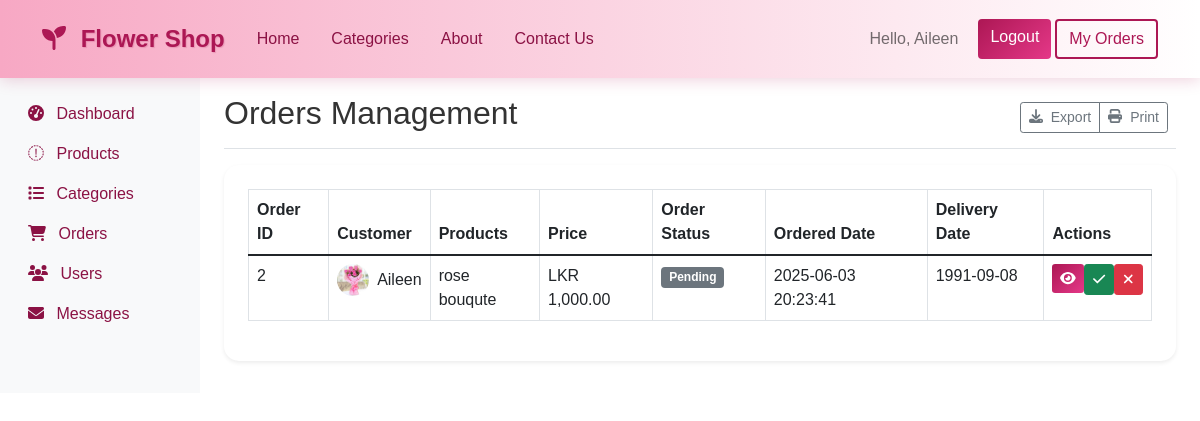
The app's page /admin/orders.php (signed in) with its own data.
### tables this page shows
CREATE TABLE `orders` (
  `id` int(11) NOT NULL,
  `product_id` int(11) NOT NULL,
  `user_id` int(11) NOT NULL,
  `name` varchar(100) NOT NULL,
  `email` varchar(100) NOT NULL,
  `phone` varchar(20) NOT NULL,
  `delivery_date` date NOT NULL,
  `message` text DEFAULT NULL,
  `status` varchar(50) DEFAULT 'pending',
  `created_at` timestamp NOT NULL DEFAULT current_timestamp()
);

CREATE TABLE `products` (
  `id` int(11) NOT NULL,
  `name` varchar(255) NOT NULL,
  `category_id` int(11) NOT NULL,
  `description` text NOT NULL,
  `sale_price` decimal(10,2) DEFAULT 0.00,
  `stock` int(11) NOT NULL DEFAULT 0,
  `main_image` varchar(255) DEFAULT NULL,
  `status` enum('active','inactive','out_of_stock') DEFAULT 'active',
  `created_at` timestamp NOT NULL DEFAULT current_timestamp(),
  `updated_at` timestamp NOT NULL DEFAULT current_timestamp() ON UPDATE current_timestamp()
);

CREATE TABLE `users` (
  `id` int(11) NOT NULL,
  `firstname` varchar(100) NOT NULL,
  `lastname` varchar(100) NOT NULL,
  `email` varchar(150) NOT NULL,
  `phone` varchar(20) NOT NULL,
  `password` varchar(255) NOT NULL,
  `role` enum('admin','user') NOT NULL DEFAULT 'user',
  `created_at` timestamp NOT NULL DEFAULT current_timestamp()
);

### admin/orders.php (the view, shortened to what this page needs)
<?php
include '../includes/header.php';
include '../includes/nav.php';
include '../config/db.php';
$sql = "SELECT
            o.id AS order_id,
            u.firstname AS customer_name,
            p.name AS product_name,
            p.main_image,
            p.sale_price,
            o.product_id,
            o.status,
            o.created_at,
            o.delivery_date
        FROM orders o
        JOIN users u ON o.user_id = u.id
        JOIN products p ON o.product_id = p.id
        ORDER BY o.created_at DESC";
$result = $conn->query($sql);
?>
<div class="container-fluid">
    <div class="row">
        <?php include 'includes/admin_sidebar.php'; ?>
        <main class="col-md-9 ms-sm-auto col-lg-10 px-md-4">
            <div class="d-flex justify-content-between flex-wrap flex-md-nowrap align-items-center pt-3 pb-2 mb-3 border-bottom">
                <h1 class="h2">Orders Management</h1>
                <div class="btn-toolbar mb-2 mb-md-0">
                    <div class="btn-group me-2">
                        <button type="button" class="btn btn-sm btn-outline-secondary">
                            <i class="fas fa-download me-2"></i>Export
                        </button>
                        <button type="button" class="btn btn-sm btn-outline-secondary">
                            <i class="fas fa-print me-2"></i>Print
                        </button>
                    </div>
                </div>
            </div>
            <div class="card shadow-sm">
                <div class="card-body">
                    <div class="table-responsive">
                        <table class="table table-bordered table-hover">
        <thead>
            <tr>
                <th>Order ID</th>
                <th>Customer</th>
                <th>Products</th>
                <th>Price</th>
                <th>Order Status</th>
                <th>Ordered Date</th>
                <th>Delivery Date</th>
                <th>Actions</th>
            </tr>
        </thead>
        <tbody>
            <?php if ($result && $result->num_rows > 0): ?>
                <?php while ($row = $result->fetch_assoc()): ?>
                    <tr>
                        <td><?php echo htmlspecialchars($row['order_id']); ?></td>
                        <td>
                            <div class="d-flex align-items-center">
                                <img src="../assets/images/products/<?php echo htmlspecialchars($row['main_image']); ?>" alt="Product" class="rounded-circle me-2" width="32">
                                <?php echo htmlspecialchars($row['customer_name']); ?>
                            </div>
                        </td>
                        <td><?php echo htmlspecialchars($row['product_name']); ?></td>
                        <td>LKR <?php echo number_format($row['sale_price'] , 2); ?></td>
                        <td>
                            <span class="badge bg-<?php echo ($row['status'] === 'paid') ? 'success' : 'secondary'; ?>">
                                <?php echo ucfirst($row['status']); ?>
                            </span>
                        </td>
                        <td><?php echo htmlspecialchars($row['created_at']); ?></td>
                        <td><?php echo htmlspecialchars($row['delivery_date']); ?></td>
                        <td>
                            <div class="btn-group">
                                <form method="post" action="view_order.php" style="display:inline;">
                                    <button type="submit" class="btn btn-sm btn-primary">
                                        <i class="fas fa-eye"></i>
                                    </button>
                                </form>
                                <form method="post" action="mark_delivered.php" style="display:inline;">
                                    <button type="submit" class="btn btn-sm btn-success">
                                        <i class="fas fa-check"></i>
                                    </button>
                                </form>
                                <form method="post" action="cancel_order.php" style="display:inline;">
                                    <button type="submit" class="btn btn-sm btn-danger">
                                        <i class="fas fa-times"></i>
                                    </button>
                                </form>
                            </div>
                        </td>
                    </tr>
                <?php endwhile; ?>
            <?php else: ?>
                <tr>
                    <td colspan="8" class="text-center">No orders found.</td>
                </tr>
            <?php endif; ?>
        </tbody>
    </table>
                    </div>
                </div>
            </div>
        </main>
    </div>
</div>
<?php include 'includes/admin_footer.php'; ?>

### assets/css/style.css (style rules this page uses)
:root { --primary: #AC1754; --primary-light: #E53888; --primary-dark: #8B1244; --secondary: #F37199; --accent: #F7A8C4; --bg-gradient-1: linear-gradient(135deg, var(--primary) 0%, var(--primary-light) 100%); --bg-gradient-2: linear-gradient(45deg, var(--primary-dark) 0%, var(--secondary) 100%); --text-primary: #333; --text-light: #fff; --shadow-color: rgba(172, 23, 84, 0.2); --hover-shadow: rgba(172, 23, 84, 0.3); }
body { font-family: 'Poppins', Arial, sans-serif; margin: 0; padding: 0; color: var(--text-primary); }
.card { border: none; box-shadow: 0 4px 15px var(--shadow-color); transition: all 0.3s ease; margin-bottom: 2rem; border-radius: 15px; overflow: hidden; }
.card-body { padding: 1.5rem; }
.btn-primary { background: var(--bg-gradient-1); border: none; transition: all 0.3s ease; }

### records on screen
orders: id "2", product.main_image (picture), user.firstname "Aileen", product.name "rose bouqute", product.sale_price "1,000.00", status "Pending", created_at "2025-06-03 20:23:41", delivery_date "1991-09-08"

### other values on screen
$_SESSION['user_name'] "Aileen"
